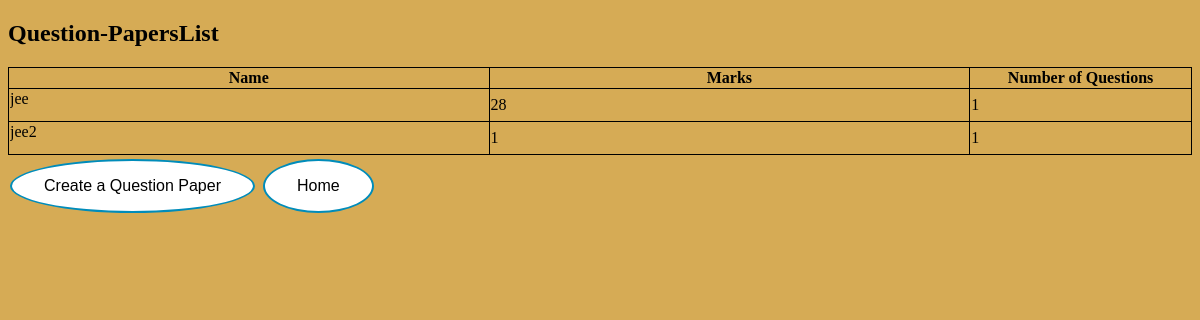
The app's page /your_paper/ (signed in), older data.
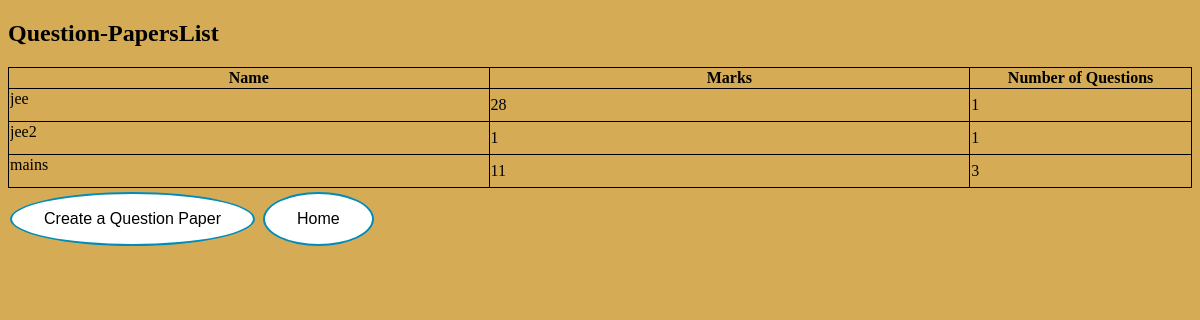
The same page, newer data.
### Home/models.py (models this page shows, shortened)
class created_paper(models.Model):
    username = models.CharField(max_length=150)
    name = models.CharField(max_length=150)
    num_ques = models.IntegerField()
    marks = models.IntegerField()
    ques_id = models.CharField(max_length=150)
    num_ques_modules=models.IntegerField()
    ques_module_id = models.CharField(max_length=150)
    total_sum_ques = models.IntegerField()
    duration = models.CharField(max_length=150)

### Home/views.py (the view)
# urls.py: path('your_paper/', views.your_paper, name='your_paper'),
def your_paper(request):
    paper_list = created_paper.objects.filter(username=request.user.username)
    return render(request, 'see_ques.html', {
        'paper_list': paper_list
    })

### templates/see_ques.html (shortened to what this page needs)
{% extends 'base.html' %}
{% block content %}
  <h2>Question-PapersList</h2>
 <div class="container">
     <table id="myTable2" style="width: 100%">
    <tr>
        <th class="stat" onclick="sortTable(0)">Name</th>
        <th class="ans" onclick="sortTable(1)">Marks</th>
        <th class="tag" onclick="sortTable(2)">Number of Questions</th>
    </tr>
    {% for paper in paper_list %}
    <tr>
        <td><div><a href="{% url 'Home:paper_detail' name=paper.name %}"> {{ paper.name }}</a></div></td>
        <td>{{ paper.marks }}</td>
        <td>{{ paper.total_sum_ques }}</td>
    </tr>
    {% endfor %}
</table>
         <button class="button button2"><a  href="{% url 'Home:add_paper' %}">Create a Question Paper</a></button>
     <button class="button button2"><a  href="{% url 'Home:qbList' %}">Home</a></button>
</div>
{% endblock %}

Row changes from the older to the newer data that the page shows:
added created_paper: name "mains", marks "11", total_sum_ques "3"
